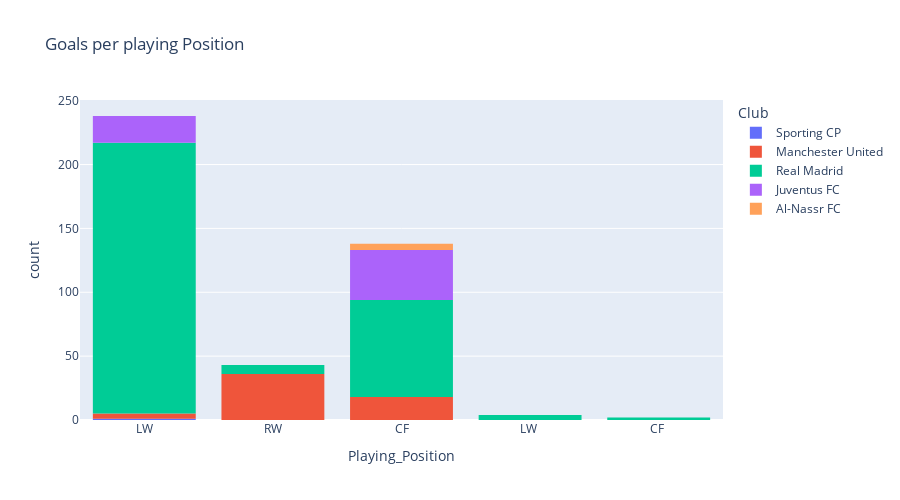

The notebook cell this image was saved under:
### Code cell
px.histogram(
    df,
    x='Playing_Position',
    title="Goals per playing Position",
    log_x=False,
    log_y=False,
    height=500,
    color='Club',
    hover_name='Club',
    hover_data=['Playing_Position','Season','Club']
)

### Figure 1 — Plotly figure (JSON) as saved in the notebook; plotly's stock layout.template omitted (floating-point values rounded to 4 significant figures; data arrays with more than 128 entries replaced by an {"elided": "..."} marker saying what was removed)
{"data": [{"alignmentgroup": "True", "bingroup": "x", "hovertemplate": "Club=Sporting CP<br>Playing_Position=%{x}<br>count=%{y}<extra></extra>", "legendgroup": "Sporting CP", "marker": {"color": "#636efa", "pattern": {"shape": ""}}, "name": "Sporting CP", "offsetgroup": "Sporting CP", "orientation": "v", "showlegend": true, "type": "histogram", "x": ["LW"], "xaxis": "x", "yaxis": "y"}, {"alignmentgroup": "True", "bingroup": "x", "hovertemplate": "Club=Manchester United<br>Playing_Position=%{x}<br>count=%{y}<extra></extra>", "legendgroup": "Manchester United", "marker": {"color": "#EF553B", "pattern": {"shape": ""}}, "name": "Manchester United", "offsetgroup": "Manchester United", "orientation": "v", "showlegend": true, "type": "histogram", "x": ["RW", "RW", "RW", "RW", "RW", "RW", "RW", "RW", "RW", "RW", "RW", "RW", "RW", "RW", "RW", "RW", "RW", "RW", "RW", "RW", "RW", "RW", "RW", "RW", "RW", "RW", "RW", "LW", "RW", "RW", "RW", "RW", "RW", "LW", "LW", "LW", "CF", "RW", "RW", "RW", "RW", "CF", "CF", "CF", "CF", "CF", "CF", "CF", "CF", "CF", "CF", "CF", "CF", "CF", "CF", "CF", "CF", "CF"], "xaxis": "x", "yaxis": "y"}, {"alignmentgroup": "True", "bingroup": "x", "hovertemplate": "Club=Real Madrid<br>Playing_Position=%{x}<br>count=%{y}<extra></extra>", "legendgroup": "Real Madrid", "marker": {"color": "#00cc96", "pattern": {"shape": ""}}, "name": "Real Madrid", "offsetgroup": "Real Madrid", "orientation": "v", "showlegend": true, "type": "histogram", "x": {"elided": "301 str values"}, "xaxis": "x", "yaxis": "y"}, {"alignmentgroup": "True", "bingroup": "x", "hovertemplate": "Club=Juventus FC<br>Playing_Position=%{x}<br>count=%{y}<extra></extra>", "legendgroup": "Juventus FC", "marker": {"color": "#ab63fa", "pattern": {"shape": ""}}, "name": "Juventus FC", "offsetgroup": "Juventus FC", "orientation": "v", "showlegend": true, "type": "histogram", "x": ["CF", "LW", "CF", "CF", "CF", "CF", "LW", "LW", "LW", "LW", "LW", "LW", "CF", "CF", "LW", "LW", "CF", "CF", "LW", "CF", "CF", "CF", "CF", "CF", "LW", "CF", "CF", "CF", "LW", "LW", "LW", "LW", "LW", "LW", "LW", "LW", "LW", "CF", "CF", "CF", "LW", "CF", "CF", "CF", "CF", "CF", "CF", "CF", "CF", "CF", "CF", "CF", "CF", "CF", "CF", "CF", "CF", "CF", "CF", "CF"], "xaxis": "x", "yaxis": "y"}, {"alignmentgroup": "True", "bingroup": "x", "hovertemplate": "Club=Al-Nassr FC<br>Playing_Position=%{x}<br>count=%{y}<extra></extra>", "legendgroup": "Al-Nassr FC", "marker": {"color": "#FFA15A", "pattern": {"shape": ""}}, "name": "Al-Nassr FC", "offsetgroup": "Al-Nassr FC", "orientation": "v", "showlegend": true, "type": "histogram", "x": ["CF", "CF", "CF", "CF", "CF"], "xaxis": "x", "yaxis": "y"}], "layout": {"barmode": "relative", "height": 500, "legend": {"title": {"text": "Club"}, "tracegroupgap": 0}, "title": {"text": "Goals per playing Position"}, "xaxis": {"anchor": "y", "domain": [0, 1], "title": {"text": "Playing_Position"}}, "yaxis": {"anchor": "x", "domain": [0, 1], "title": {"text": "count"}}}}
